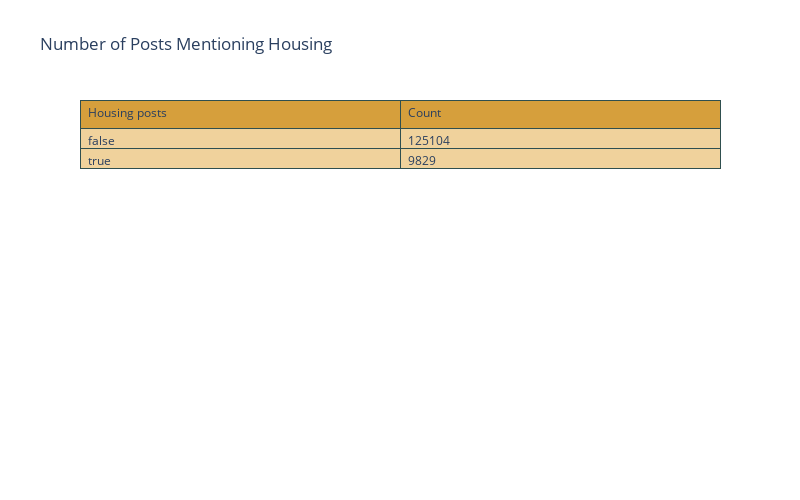

Notebook source saved alongside this figure:
### Markdown cell above
### Sentiments Around Housing

The most obvious topic surrounding gentrification is housing. As mentioned in our introduction, the textbook definition of gentrification involves the increase of cost of housing. Using data from the United States Census Bureau, we were able to plot the distribution of rent prices over the course of 11 years. You can see through the visualization animations that every single city's rent distributions shift towards more expensive prices (e.g. the histograms more towards the right) over time. Although our Reddit data unfortunately does not cover the same amount of time, we also wanted to be able to also see change over time in sentiment. Surprisingly, the sentiments of Reddit posts about housing did not become more negative year to year for the dataset that we had. Instead, we see the percentage of Reddit posts that were classified as negative stay consistent throughout the time period of the dataset. This might be due to the fact that major rent increases occured between 2015 and 2019 (as shown by the graph below), and by the time 2021 occurred, rent distributions did not shift much afterwards. 

Through extracting some of the post text which were classified as "positive," we can see that knowing additional context about housing in today's economy may suggest the post should actually be classified as "negative." For example:
> *My lease is expiring this summer and I'm considering going month to month after it ends. My lease is for a so-called luxury apartment. Is there a limit to how much they can raise my rent if I choose to go month to month?\n\nI understand that due to the COVID moratorium they probably can't raise it much right now, but what is it looking like once that moratorium ends?*

The NLP sentiment analysis performed in SparkNLP labeled this as a "positive" sentiment post, but I would classify this as a "negative" post gievn that the person needs to find housing because of their lease expiring and the eviction moritorium expiring.

### Code cell
data_dir = Path().absolute().parent.parent/"data"/"csv"
rent_dollars_df = pd.read_csv(data_dir / "rent_in_dollars.csv")

city_mappings = {'District of Columbia': 'washingtondc',
                    'Fulton County': 'Atlanta',
                    'New York County': 'nyc',
                    'King County': 'Seattle'}

facet_colors = {
    'nyc': '#7DDF64',
    'washingtondc': '#FAA916',
    'Seattle': '#822E81',
    'Atlanta': '#ED4D6E'
}

# clean rent data
rent_dollars_df.loc[:,'year_num'] = rent_dollars_df.loc[:, 'Year'].apply(lambda x: str(x)[:4])
rent_dollars_df = rent_dollars_df.rename({'Rent in USD': 'Median Rent in USD'}, axis = 'columns')
rent_dollars_df.loc[:, 'City'] = rent_dollars_df.loc[:, 'County'].map(city_mappings)
# last_rent_df = rent_dollars_df.loc[rent_dollars_df.year_num == rent_dollars_df.year_num.max()]

facet_order = ['Atlanta', 'Seattle', 'nyc', 'washingtondc']

sent_df = pd.read_csv(data_dir / "nlp_reddit_df.csv")
sent_df.loc[:, 'sentiment_label'] = sent_df.loc[:, 'sentiment'].apply(lambda x: x[2:-2])
sent_df = sent_df.loc[sent_df.sentiment_label != 'neutral', :]
sent_df = sent_df.loc[sent_df.sentiment_label.fillna('') != '',  : ]

housing_words = ['rent', 'housing', 'apartment', 'house', 'apt', 'real estate', 'section 8', 'landlord', 'duplex', 'studio', 'property', 'triplex']
housing_words = '|'.join(housing_words)
sent_df.loc[:, 'renting'] = (sent_df['title'].fillna('').str.lower() + sent_df['selftext'].fillna('').str.lower()).str.contains(rf'(?:(?<=\s)|(?<=\W)|^){housing_words}\b')
sent_df = sent_df.rename({'renting': 'Post Mentions Housing'}, axis = 'columns')

"""print("Number of Posts Mentioning Housing:")
print(sent_df['Post Mentions Housing'].value_counts())"""
value_counts_result = sent_df['Post Mentions Housing'].value_counts()
sent_df_pd = pd.DataFrame({'Housing posts': value_counts_result.index, 'Count': value_counts_result.values})

fig = go.Figure(data=[go.Table(
    header=dict(values=list(sent_df_pd.columns),line_color='darkslategray',
                fill_color='#d69f3c',
                align='left'),
    cells=dict(values=[sent_df_pd['Housing posts'], sent_df_pd['Count']],line_color='darkslategray',
               fill_color='#f0d29c',
               align='left')
)])

fig.update_layout(width=800, height=500)
fig.update_layout(title='Number of Posts Mentioning Housing')
fig.show()

### Figure 1 — Plotly figure (JSON) as saved in the notebook; plotly's stock layout.template omitted (floating-point values rounded to 4 significant figures)
{"data": [{"cells": {"align": "left", "fill": {"color": "#f0d29c"}, "line": {"color": "darkslategray"}, "values": [[false, true], [125104, 9829]]}, "header": {"align": "left", "fill": {"color": "#d69f3c"}, "line": {"color": "darkslategray"}, "values": ["Housing posts", "Count"]}, "type": "table"}], "layout": {"height": 500, "title": {"text": "Number of Posts Mentioning Housing"}, "width": 800}}
